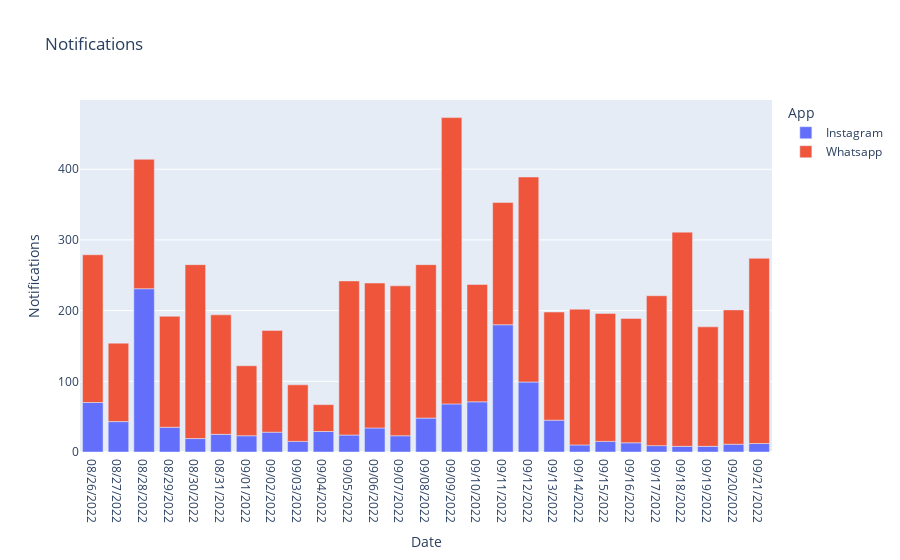

Notebook code for this chart:
### Code cell
#Now look at the number of notifications from the apps

figure = px.bar(data_frame = data,
               x = "Date",
               y = "Notifications",
               color = "App",
               title = "Notifications")
figure.show()

### Figure 1 — Plotly figure (JSON) as saved in the notebook; plotly's stock layout.template omitted (floating-point values rounded to 4 significant figures)
{"data": [{"alignmentgroup": "True", "hovertemplate": "App=Instagram<br>Date=%{x}<br>Notifications=%{y}<extra></extra>", "legendgroup": "Instagram", "marker": {"color": "#636efa", "pattern": {"shape": ""}}, "name": "Instagram", "offsetgroup": "Instagram", "orientation": "v", "showlegend": true, "textposition": "auto", "type": "bar", "x": ["08/26/2022", "08/27/2022", "08/28/2022", "08/29/2022", "08/30/2022", "08/31/2022", "09/01/2022", "09/02/2022", "09/03/2022", "09/04/2022", "09/05/2022", "09/06/2022", "09/07/2022", "09/08/2022", "09/09/2022", "09/10/2022", "09/11/2022", "09/12/2022", "09/13/2022", "09/14/2022", "09/15/2022", "09/16/2022", "09/17/2022", "09/18/2022", "09/19/2022", "09/20/2022", "09/21/2022"], "xaxis": "x", "y": [70, 43, 231, 35, 19, 25, 23, 28, 15, 29, 24, 34, 23, 48, 68, 71, 180, 99, 45, 10, 15, 13, 9, 8, 8, 11, 12], "yaxis": "y"}, {"alignmentgroup": "True", "hovertemplate": "App=Whatsapp<br>Date=%{x}<br>Notifications=%{y}<extra></extra>", "legendgroup": "Whatsapp", "marker": {"color": "#EF553B", "pattern": {"shape": ""}}, "name": "Whatsapp", "offsetgroup": "Whatsapp", "orientation": "v", "showlegend": true, "textposition": "auto", "type": "bar", "x": ["08/26/2022", "08/27/2022", "08/28/2022", "08/29/2022", "08/30/2022", "08/31/2022", "09/01/2022", "09/02/2022", "09/03/2022", "09/04/2022", "09/05/2022", "09/06/2022", "09/07/2022", "09/08/2022", "09/09/2022", "09/10/2022", "09/11/2022", "09/12/2022", "09/13/2022", "09/14/2022", "09/15/2022", "09/16/2022", "09/17/2022", "09/18/2022", "09/19/2022", "09/20/2022", "09/21/2022"], "xaxis": "x", "y": [209, 111, 183, 157, 246, 169, 99, 144, 80, 38, 218, 205, 212, 217, 405, 166, 173, 290, 153, 192, 181, 176, 212, 303, 169, 190, 262], "yaxis": "y"}], "layout": {"barmode": "relative", "legend": {"title": {"text": "App"}, "tracegroupgap": 0}, "title": {"text": "Notifications"}, "xaxis": {"anchor": "y", "domain": [0, 1], "title": {"text": "Date"}}, "yaxis": {"anchor": "x", "domain": [0, 1], "title": {"text": "Notifications"}}}}
